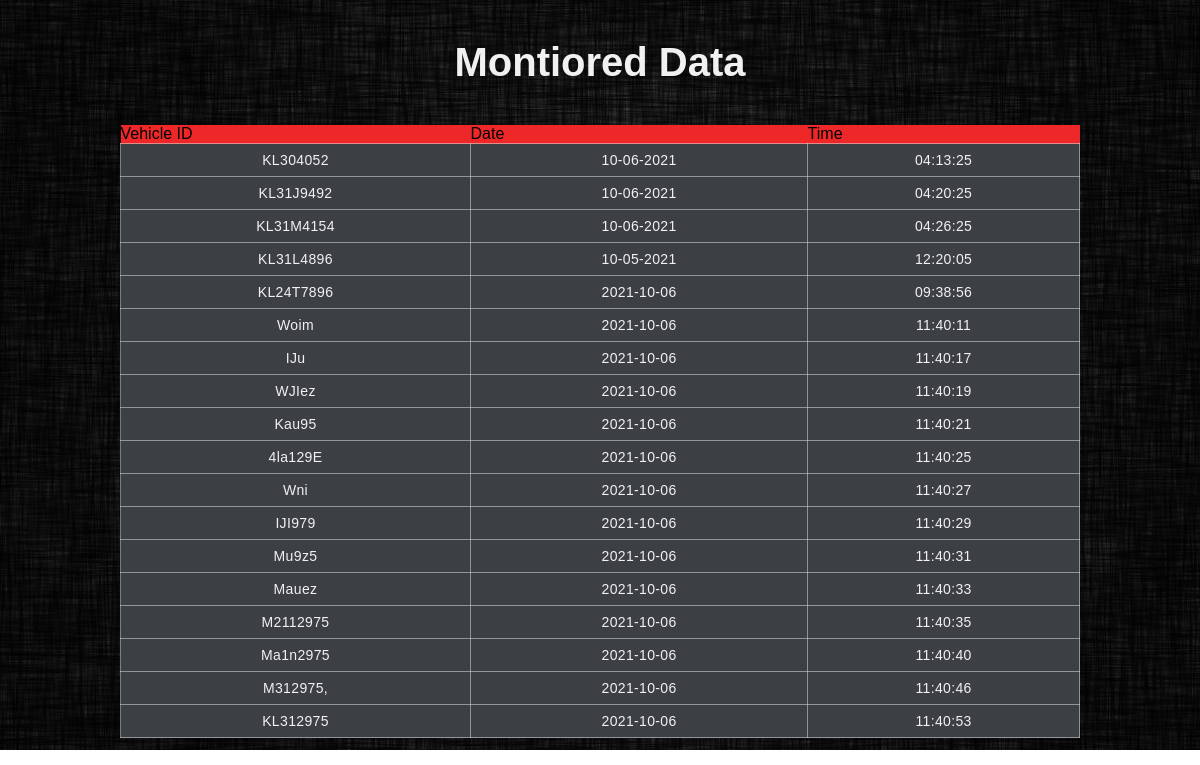
Page /data on the earlier database version.
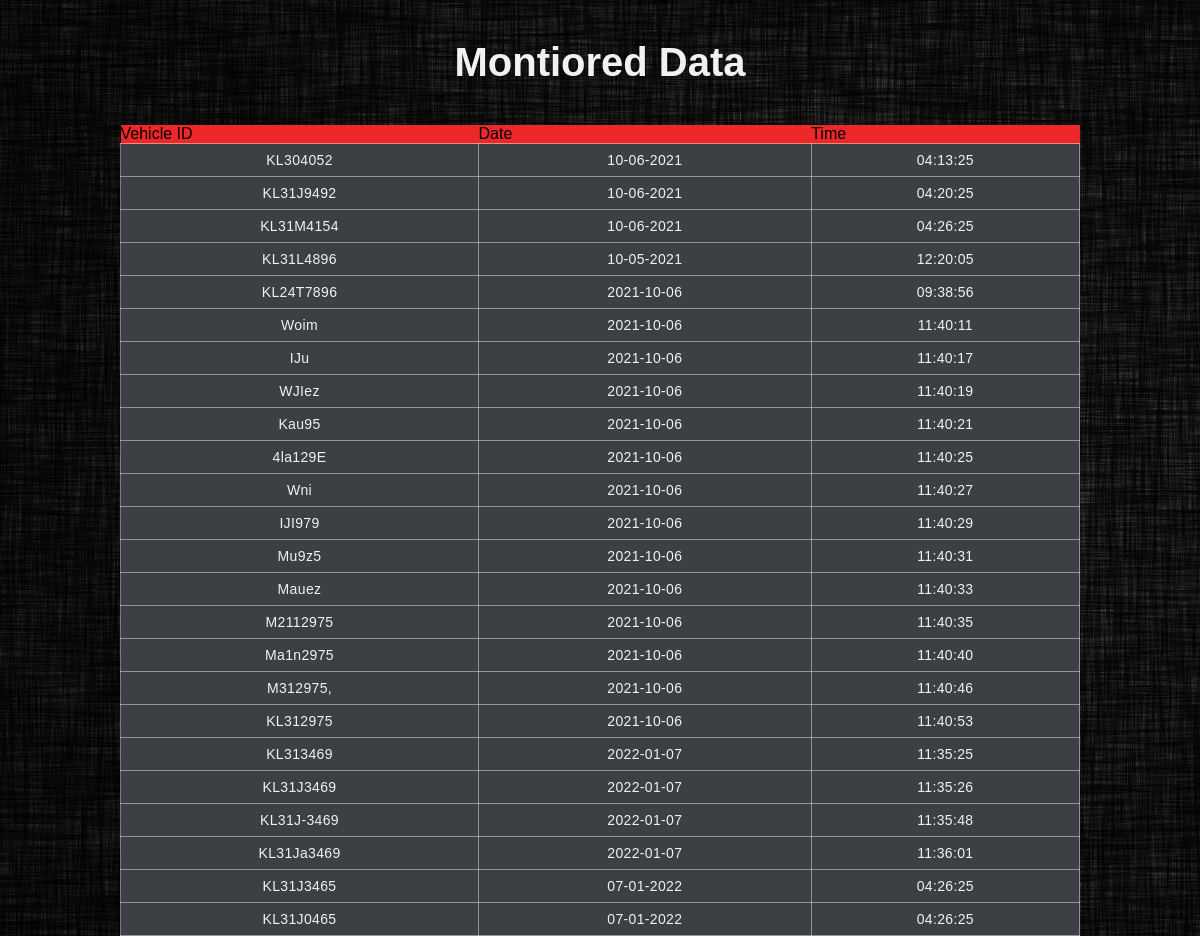
Same page on the later database version.
### tables this page shows
CREATE TABLE VEHICLES(
    NUMBER TEXT PRIMARY KEY,
   DATE DATE,
   TIME TIME);

### main.py (the view)
@app.route('/data')
def list():
    conn = retrieve.create_connection("sqlite/data.db")
    rows = retrieve.select_all_tasks(conn)
    for i in rows:
        print(i)
    return render_template("data.html", rows=rows)

### sqlite/retrieve.py (called while the page is built)
def create_connection(db_file):
    conn = None
    try:
        conn = sqlite3.connect(db_file)
    except Exception as e:
        print(e)
    return conn

def select_all_tasks(conn):
    cur = conn.cursor()
    cur.execute("SELECT * FROM VEHICLES")
    rows = cur.fetchall()
    return rows

### templates/data.html (shortened to what this page needs)
<!DOCTYPE html>
<html lang="en">
  <head>
    <link
      href="{{ url_for('static', filename='css/style.css') }}"
      rel="stylesheet"
    />
  </head>
  <body>
    <div class="table-container">
      <h1 class="heading">Montiored Data</h1>
      <table class="table">
        <thead>
          <td>Vehicle ID</td>
          <td>Date</td>
          <td>Time</td>
        </thead>
        {% for row in rows %}
        <tr>
          <td>{{row[0]}}</td>
          <td>{{row[1]}}</td>
          <td>{{row[2]}}</td>
        </tr>
        {% endfor %}
      </table>
    </div>
  </body>
</html>

### static/css/style.css (style rules this page uses)
* { box-sizing: border-box; }
body { margin: 0px; font-family: "segoe ui"; }

### templates/data.html (style rules this page uses)
body { background-image: url("static/img.jpg"); background-repeat: no-repeat; background-size: cover; }
* { margin: 0; padding: 0; box-sizing: border-box; }
body { background: color #32312f; font-family: sans-serif; }
.table-container { padding: 0 10%; margin: 40px auto 0; }
.heading { font-size: 40px; text-align: center; color: #f1f1f1; margin-bottom: 40px; }
.table { width: 100%; border-collapse: collapse; }
.table thead { background-color: #ee2828; }
.table tbody tr td { font-size: 14px; letter-spacing: 0.35px; font-weight: normal; color: #f1f1f1; background-color: #3c3f44; padding: 8px; text-align: center; border: 1px solid #dee2e685; }

Differences in the rows shown:
added VEHICLES: NUMBER "KL313469", DATE "2022-01-07", TIME "11:35:25"
added VEHICLES: NUMBER "KL31J3469", DATE "2022-01-07", TIME "11:35:26"
added VEHICLES: NUMBER "KL31J-3469", DATE "2022-01-07", TIME "11:35:48"
added VEHICLES: NUMBER "KL31Ja3469", DATE "2022-01-07", TIME "11:36:01"
added VEHICLES: NUMBER "KL31J3465", DATE "07-01-2022", TIME "04:26:25"
added VEHICLES: NUMBER "KL31J0465", DATE "07-01-2022", TIME "04:26:25"
